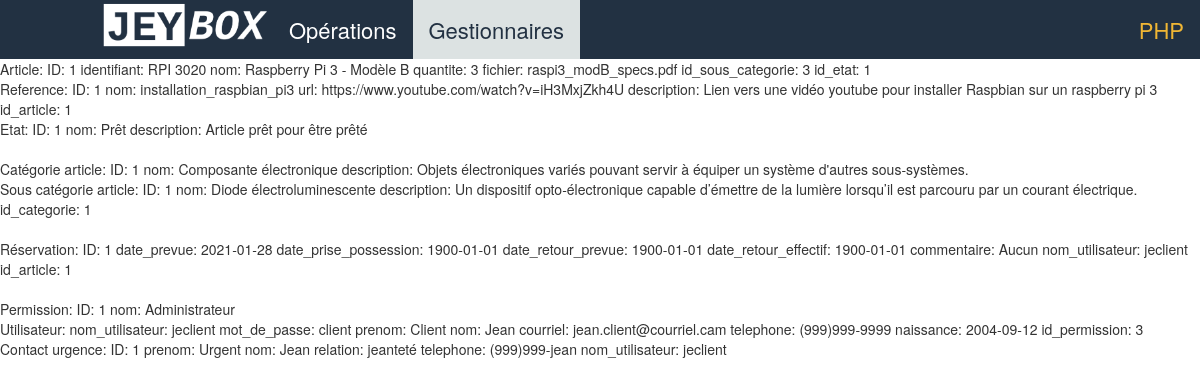
/2_logique/gestion_gestionnaires.php, run on the app's committed database.
### tables this page shows
create table article (
	id_article int primary key auto_increment,
	identifiant varchar(50) not null,
	nom varchar(50) not null,
	quantite int not null,
	fiche_url varchar(255),

	id_sous_categorie int not null,
	constraint `fk_sous-categorie_article`
		foreign key (id_sous_categorie) references sous_categorie_article (id_sous_categorie)
		on delete cascade
		on update restrict,

	id_etat int not null,
	constraint `fk_etat_article`
		foreign key (id_etat) references etat (id_etat)
		on delete cascade
		on update restrict
);

create table reference (
	id_reference int primary key auto_increment,
	nom varchar(50),
	url varchar(500),
	description varchar(255),

	id_article int not null,
	constraint `fk_article_reference`
		foreign key (id_article) references article (id_article)
		on delete cascade
		on update restrict
);

create table etat (
	id_etat int primary key auto_increment,
	nom varchar(50),
	description varchar(255)
);

create table categorie_article (
	id_categorie int primary key auto_increment,
	nom varchar(50),
	description varchar(255)
);

create table sous_categorie_article (
	id_sous_categorie int primary key auto_increment,
	nom varchar(50),
	description varchar(255),

	id_categorie int not null,
	constraint `fk_categorie_sous-categorie`
		foreign key (id_categorie) references categorie_article (id_categorie)
		on delete cascade
		on update restrict
);

create table reservation (
	id_reservation int primary key auto_increment,
	date_prevue date,
	date_prise_possession date,
	date_retour_prevue date,
	date_retour_effectif date,
	commentaire VARCHAR(255),

	nom_utilisateur VARCHAR(50) not null,
	constraint `fk_utilisateur_reservation`
		foreign key (nom_utilisateur) references utilisateur (nom_utilisateur)
		on delete cascade
		on update restrict,

	id_article int not null,
	constraint `fk_article_reservation`
		foreign key (id_article) references article (id_article)
		on delete cascade
		on update restrict
);

create table permission (
	id_permission int primary key auto_increment,
	nom VARCHAR(50)
);

create table utilisateur (
	nom_utilisateur VARCHAR(50) primary key not null,
	mot_de_passe VARCHAR(50) not null,
	prenom VARCHAR(50) not null,
	nom VARCHAR(50) not null,
	courriel VARCHAR(255),
	telephone VARCHAR(14)not null,
	date_naissance DATE not null,

	id_permission int not null,
	constraint `fk_permission_utilisateur`
		foreign key (id_permission) references permission (id_permission)
		on delete cascade
		on update restrict
);

create table contact_urgence (
	id_contact_urgence int primary key auto_increment,
	prenom VARCHAR(50) not null,
	nom VARCHAR(50) not null,
	relation VARCHAR(50),
	telephone VARCHAR(14)not null,

	nom_utilisateur VARCHAR(50) not null,
	constraint `fk_utilisateur_contact-urgence`
		foreign key (nom_utilisateur) references utilisateur (nom_utilisateur)
		on delete cascade
		on update restrict
);

### 2_logique/gestion_gestionnaires.php (the view, shortened to what the rows shown need)
<!DOCTYPE html>
<html lang="en" dir="ltr">
<head>
  <link rel="stylesheet" href="../css/style.css" />
  <link rel="stylesheet" href="https://maxcdn.bootstrapcdn.com/bootstrap/3.4.1/css/bootstrap.min.css">
</head>
  <body>
    <nav>
    </nav>
    <?php
    include_once "../3_acces_bd/moteur_requetes_bd.php";
    include_once "gestionnaires/gestionnaire_article.php";
    include_once "gestionnaires/gestionnaire_categorie.php";
    include_once "gestionnaires/gestionnaire_reservation.php";
    include_once "gestionnaires/gestionnaire_utilisateur.php";
    include_once "objets/article.php";
    include_once "objets/categorie_article.php";
    include_once "objets/contact_urgence.php";
    include_once "objets/etat.php";
    include_once "objets/permission.php";
    include_once "objets/reference.php";
    include_once "objets/reservation.php";
    include_once "objets/sous_categorie_article.php";
    include_once "objets/utilisateur.php";
    $moteurRequetes = new moteurRequetesBD();
    $monArticle = gestionnaireArticle::fetchArticleFromBD($moteurRequetes, 1);
    $maReference = gestionnaireArticle::fetchReferenceFromBD($moteurRequetes, 1);
    $monEtat = gestionnaireArticle::fetchEtatFromBD($moteurRequetes, 1);
    $maCategorieArticle = gestionnaireCategorie::fetchCategorieArticleFromBD($moteurRequetes, 1);
    $maSousCategorieArticle = gestionnaireCategorie::fetchSousCategorieArticleFromBD($moteurRequetes, 1);
    $maReservation = gestionnaireReservation::fetchReservationFromBD($moteurRequetes, 1);
    $maPermission = gestionnaireUtilisateur::fetchPermissionFromBD($moteurRequetes, 1);
    $monUtilisateur = gestionnaireUtilisateur::fetchUtilisateurFromBD($moteurRequetes, "jeclient");
    $monContactUrgence = gestionnaireUtilisateur::fetchContactUrgenceFromBD($moteurRequetes, 1);
    echo "Article: " . $monArticle . "<br>";
    echo "Reference: " . $maReference . "<br>";
    echo "Etat: " . $monEtat . "<br>";
    echo "<br>";
    echo "Catégorie article: " . $maCategorieArticle . "<br>";
    echo "Sous catégorie article: " . $maSousCategorieArticle . "<br>";
    echo "<br>";
    echo "Réservation: " . $maReservation . "<br>";
    echo "<br>";
    echo "Permission: " . $maPermission . "<br>";
    echo "Utilisateur: " . $monUtilisateur . "<br>";
    echo "Contact urgence: " . $monContactUrgence . "<br>";
    echo "<br>";
     ?>
  </body>
</html>

### data on the page
article: monArticle "ID: 1 identifiant: RPI 3020 nom: Raspberry Pi 3 - Modèle B quantite: 3 fichier: raspi3_modB_specs.pdf id_sous_categorie: 3 id_etat: 1"
reference: maReference "ID: 1 nom: installation_raspbian_pi3 url: https://www.youtube.com/watch?v=iH3MxjZkh4U description: Lien vers une vidéo youtube pour installer Raspbian sur un raspberry pi 3 id_article: 1"
etat: monEtat "ID: 1 nom: Prêt description: Article prêt pour être prêté"
categorie_article: maCategorieArticle "ID: 1 nom: Composante électronique description: Objets électroniques variés pouvant servir à équiper un système d'autres sous-systèmes."
sous_categorie_article: maSousCategorieArticle "ID: 1 nom: Diode électroluminescente description: Un dispositif opto-électronique capable d’émettre de la lumière lorsqu’il est parcouru par un courant électrique. id_categorie: 1"
reservation: maReservation "ID: 1 date_prevue: 2021-01-28 date_prise_possession: 1900-01-01 date_retour_prevue: 1900-01-01 date_retour_effectif: 1900-01-01 commentaire: Aucun nom_utilisateur: jeclient id_article: 1"
permission: maPermission "ID: 1 nom: Administrateur"
utilisateur: monUtilisateur "nom_utilisateur: jeclient mot_de_passe: client prenom: Client nom: Jean courriel: jean.client@courriel.cam telephone: (999)999-9999 naissance: 2004-09-12 id_permission: 3"
contact_urgence: monContactUrgence "ID: 1 prenom: Urgent nom: Jean relation: jeanteté telephone: (999)999-jean nom_utilisateur: jeclient"
